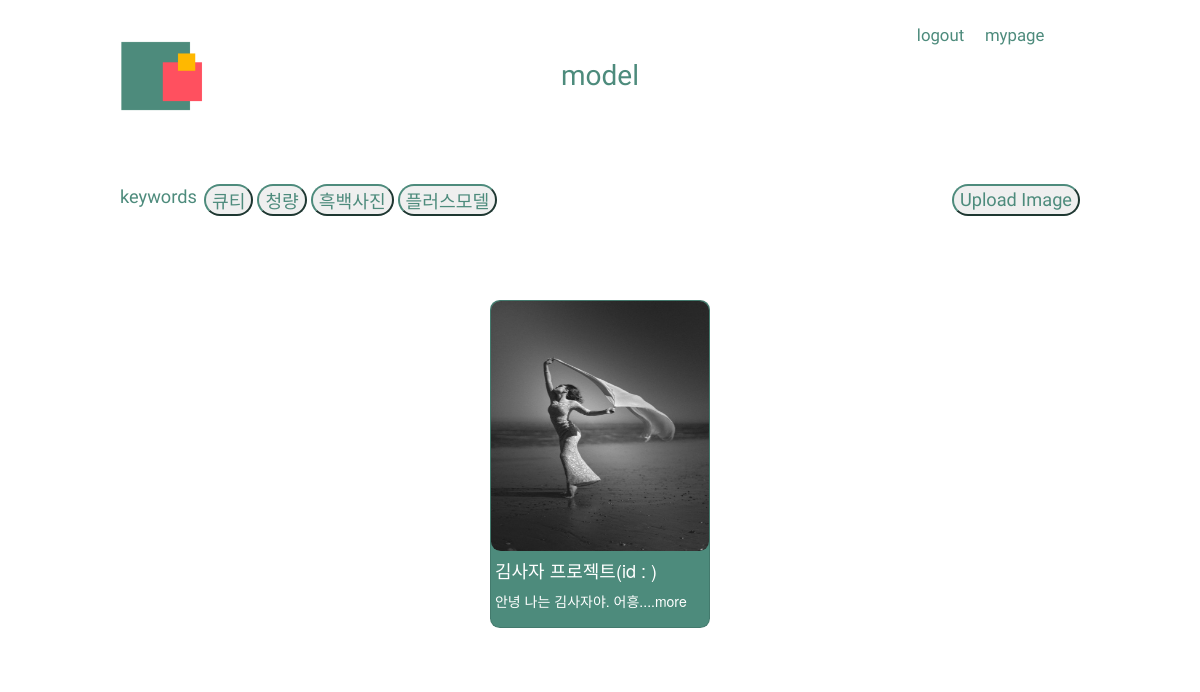
The page /posts/model/filter/bnw/ on the database its author committed.
### posts/models.py (models this page shows, shortened)
class Models(models.Model):
    title = models.CharField(max_length=20)
    text = models.TextField(default='', null=True, blank=True)
    image1 = models.ImageField(upload_to = 'images/')
    image2 = models.ImageField(upload_to = 'images/', default='', null=True, blank=True)
    image3 = models.ImageField(upload_to = 'images/', default='', null=True, blank=True)
    image4 = models.ImageField(upload_to = 'images/', default='', null=True, blank=True)
    image5 = models.ImageField(upload_to = 'images/', default='', null=True, blank=True)
    thumbnail = ImageSpecField(source='image1', processors=[ResizeToFill(120,80)], format='JPEG')
    CATEGORY_CHOICES = (
        ('큐티', '큐티'),
        ('청량', '청량'),
        ('흑백사진', '흑백사진'),
        ('플러스모델', '플러스모델'),
    )
    category = models.CharField(max_length=5, choices=CATEGORY_CHOICES, null=True)

### posts/views.py (the view)
# urls.py: path('model/filter/bnw/', views.filter_bnw, name="filter_bnw"),
def filter_bnw(request):
    post_bnw = Models.objects.filter(category="흑백사진")
    bnw_paginator = Paginator(post_bnw, 4)
    bnw_page = request.GET.get('page')
    bnw_posts = bnw_paginator.get_page(bnw_page)
    return render(request, 'model/filter_bnw.html', {'post_bnw': post_bnw,
                                                     'bnw_posts': bnw_posts,
                                                     'bnw_paginator': bnw_paginator, })

### posts/templates/model/filter_bnw.html (shortened to what this page needs)
{% extends 'model/model_base.html' %}
{% block content %}
        <div class="array">
                {% for bnw in bnw_posts %}
                        <div class="card">
                            <div class="box-1">
                                <img src="{{ bnw.thumbnail.url }}" width="200" height="250">
                            </div>
                            <div class="box-2">
                                <h4>{{ bnw.title }}(id : {{ user.username }})</h4>
                                <a href="{% url 'model_detail' bnw.id %}"><p>{{ bnw.text|slice:":15" }}...more</p></a>
                            </div>
                        </div>
                {% endfor %}
        </div>
{% endblock content %}

### posts/static/css/style.css (style rules this page uses)
body { margin: 0; padding: 0; }
.array { position: fixed; top: 33%; left: 10%; width: 80%; height: 50%; background-color: white; display: flex; flex-direction: row; }
.card { position: relative; top: 0; left: 0; right: 0; bottom: 0; margin: auto; display: block; width: 23%; height: 82%; }
.array > .card { background-color: rgb(77,139,124); border-radius: 0.7em; }
.box-1 > img { position: relative; top: 0; left: 0; width:100%; padding: 0; border-radius: 0.7em; }
.box-2 { position: relative; top: 0; left: 0; background-color: rgb(77,139,124); width:98%; height: 20%; margin-left: 2%; margin-right: 2%; padding: 0; }
.box-2 > h4 { color: white; }
.box-2 > a > p { color: white; }

### rows shown on the page
Models: thumbnail (picture), title "김사자 프로젝트", text "안녕 나는 김사자야. 어흥."
